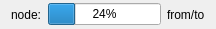
<?xml version="1.0" encoding="UTF-8"?>
<ui version="4.0">
 <class>progressBar</class>
 <widget class="QWidget" name="progressBar">
  <property name="geometry">
   <rect>
    <x>0</x>
    <y>0</y>
    <width>216</width>
    <height>29</height>
   </rect>
  </property>
  <property name="windowTitle">
   <string>Form</string>
  </property>
  <layout class="QGridLayout" name="gridLayout">
   <property name="sizeConstraint">
    <enum>QLayout::SetMinimumSize</enum>
   </property>
   <property name="topMargin">
    <number>0</number>
   </property>
   <property name="bottomMargin">
    <number>0</number>
   </property>
   <item row="0" column="0">
    <layout class="QHBoxLayout" name="horizontalLayout">
     <item>
      <widget class="QLabel" name="node">
       <property name="text">
        <string>node:</string>
       </property>
      </widget>
     </item>
     <item>
      <widget class="QProgressBar" name="bar">
       <property name="value">
        <number>24</number>
       </property>
      </widget>
     </item>
     <item>
      <widget class="QLabel" name="range">
       <property name="text">
        <string>from/to</string>
       </property>
      </widget>
     </item>
    </layout>
   </item>
  </layout>
 </widget>
 <resources/>
 <connections/>
</ui>
